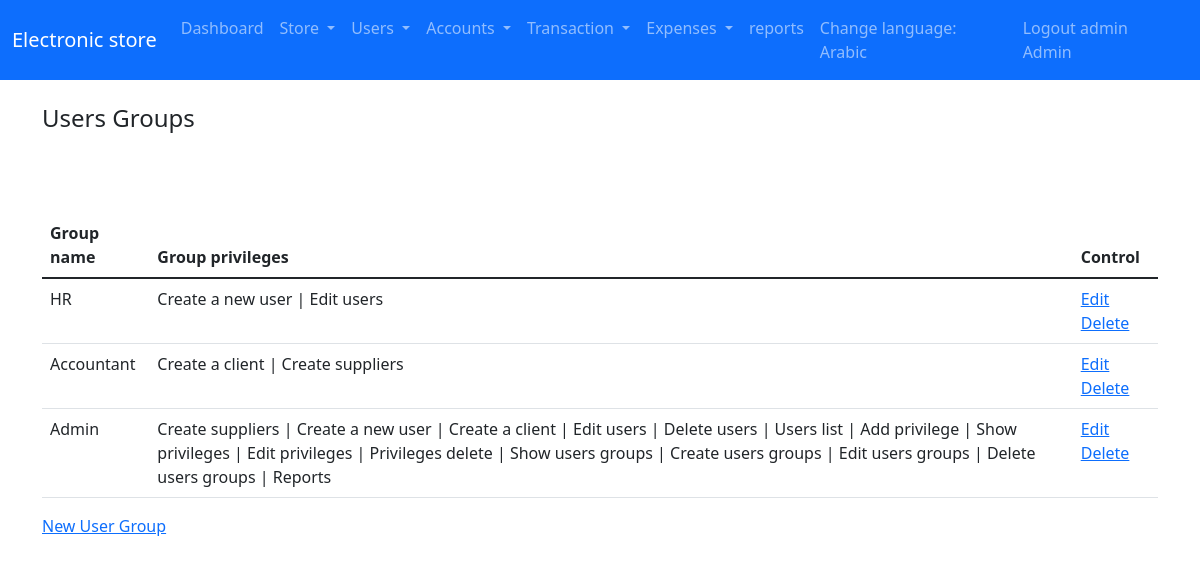
Page /usersgroups (signed in) on the committed database.
### tables this page shows
CREATE TABLE `app_users_groups` (
  `id` tinyint UNSIGNED NOT NULL,
  `group_name` varchar(20) NOT NULL
);

### app/controllers/abstractcontroller.php (called while the page is built, shortened)
<?php
class AbstractController
{
	protected $_controller;
	protected $_action;
    protected $_template;
    protected $_registry;
    protected $_data = [];
	public function setController($controllerName)
	{
		$this->_controller = $controllerName;
	}
	public function setAction($actionName)
	{
		$this->_action = $actionName;
	}
    public function setTemplate($template)
    {
        $this->_template = $template;
    }
    public function setRegistry($registry)
    {
        $this->_registry = $registry;
    }
	protected function _view()
	{
		$view = VIEWS_PATH . $this->_controller . DS . $this->_action . '.view.php';
				$this->_data = array_merge($this->_data , $this->language->getDictionary());
                $this->_template->setRegistry($this->_registry);
                $this->_template->setActionViewFile($view);
                $this->_template->setAppData($this->_data);
                $this->_template->renderApp();
	}
}

### app/controllers/usersgroupscontroller.php (called while the page is built, shortened)
<?php
class UsersGroupsController extends AbstractController
{
    public function defaultAction()
    {
        $this->_data['users_groups'] = UsersGroupsModel::getAll();
        $this->_view();
    }
}

### app/lib/frontcontroller.php (called while the page is built, shortened)
<?php
class FrontController
{
    private $_controller = 'index';
    private $_action = 'default';
    private $_params = array();
    private $_template;
    private $_registry;
	public function __construct(Template $template, Registry $registry , Authentication $auth)
	{
        $this->_template = $template;
        $this->_registry = $registry;
	}
    private function _parseUrl()
    {
        $url = parse_url($_SERVER['REQUEST_URI'], PHP_URL_PATH);
        $url = trim($url, '/');
        $url = explode('/',$url , 3);
        if(isset($url[0]) && $url[0] != '') {
            $this->_controller = $url[0];
        }
    }
    public function dispatch()
    {
	  $actionName = $this->_action . 'Action';
	 $controller = new $controllerClassName;
	 $controller->setController($this->_controller);
	 $controller->setAction($this->_action);
	 $controller->setParams($this->_params);
     $controller->setTemplate($this->_template);
     $controller->setRegistry($this->_registry);
	 $controller->$actionName();
    }
}

### public/index.php (called while the page is built, shortened)
<?php
require_once APP_PATH. DS .'lib/autoload.php';
$session = new LIB\SessionManager();
$session->start();
$template_parts = require_once APP_PATH . DS . 'config' . DS . 'templateconfig.php';
$template = new LIB\Template($template_parts);
$language = new LIB\Language();
$registry = Registry::getInstance();
$registry->session = $session;
$registry->language = $language;
$messenger = Messenger::getInstance($session);
$registry->messenger = $messenger;
$authentication = Authentication::getInstance($session);
$frontController = new FrontController($template,$registry,$authentication);
$frontController->dispatch();

### app/lib/autoload.php (called while the page is built, shortened)
<?php
class AutoLoad
{
	public static function autoload($className)
	{
		$className = str_replace('PHPMVC' , '' , $className);
		$className = str_replace('\\' , '/' , $className);
		$className = strtolower($className);
		$className = $className . '.php';
	}
}

### app/lib/database/databasehandler.php (called while the page is built, shortened)
<?php
abstract class DatabaseHandler
{
    public static function factory()
    {
        $driver = DATABASE_CONN_DRIVER;
        if ($driver == self::DATABASE_DRIVER_POD) {
            return PDODatabaseHandler::getInstance();
        } elseif ($driver == self::DATABASE_DRIVER_MYSQLI) {
            return MySQLiDatabaseHandler::getInstance();
        }
    }
}

### app/lib/database/pdodatabasehandler.php (called while the page is built, shortened)
<?php
class PDODatabaseHandler extends DatabaseHandler
{
    private static $_instance;
    private static $_handler;
    public function __call($name, $arguments)
    {
        return call_user_func_array(array(&self::$_handler, $name), $arguments);
    }
    protected static function init()
    {
        try {
            self::$_handler = new \PDO(
                'mysql:host=' . DATABASE_HOST_NAME . ';dbname=' . DATABASE_DB_NAME,
                DATABASE_USER_NAME, DATABASE_PASSWORD, array(
                    \PDO::ATTR_ERRMODE => \PDO::ERRMODE_WARNING,
                    \PDO::MYSQL_ATTR_INIT_COMMAND => 'SET NAMES utf8'
                )
            );
        } catch (\PDOException $e) {
echo "not connected";
        }
    }
    public static function getInstance()
    {
        if(self::$_instance === null) {
            self::$_instance = new self();
        }
        return self::$_instance;
    }
}

### app/models/abstractmodel.php (called while the page is built, shortened)
<?php
class AbstractModel
{
    public static function getAll()
    {
        $sql = 'SELECT * FROM ' . static::$tableName;
        $stmt = DatabaseHandler::factory()->prepare($sql);
        $stmt->execute();
        if(method_exists(get_called_class(), '__construct')) {
            $results = $stmt->fetchAll(\PDO::FETCH_CLASS | \PDO::FETCH_PROPS_LATE, get_called_class(), array_keys(static::$tableSchema));
        } else {
            $results = $stmt->fetchAll(\PDO::FETCH_CLASS, get_called_class());
        }
        if ((is_array($results) && !empty($results))) {
            return new \ArrayIterator($results);
        };
        return false;
    }
}

### app/models/usersgroupsprivilegesmodel.php (called while the page is built, shortened)
<?php
class UsersGroupsPrivilegesModel extends AbstractModel
{
    public static function getGroupPrivileges($group_id)
    {
       $sql = " select privilege_title from app_users_privileges where id IN (
       select privilege_id from app_users_groups_privileges where group_id = :group_id
       )";
        $stmt = DatabaseHandler::factory()->prepare($sql);
        $stmt->execute(array(':group_id' => $group_id));
        $results = $stmt->fetchAll(\PDO::FETCH_COLUMN, 0);
        $results_string = '';
        for($i = 0 ; $i < count($results) ; $i++) {
           $results_string .= $results[$i].' | ';
        }
        return trim($results_string , "| ");
    }
}

### app/views/usersgroups/default.view.php (the view, shortened to what this page needs)
<div class="container">
        <h4><?= @$text_header?></h4>
        <table class="table border-1">
            <thead>
            <tr>
            <th><?= @$text_table_group?></th>
            <th><?= @$text_table_group_privileges?> </th>
            <th><?= @$text_table_control?></th>
            </tr>
            </thead>
            <tbody>
            <?php
            if(isset($users_groups) && false !== $users_groups) {
                foreach($users_groups as $user_group) {
            ?>
            <tr>
            <td><?= $user_group->group_name?></td>
            <td><?= $groups_privileges_model::getGroupPrivileges($user_group->id)?></td>
                <br>
                <td>
                    <a href="/usersgroups/edit/<?=$user_group->id?>">Edit</a>
                    <a href="/usersgroups/delete/<?=$user_group->id?>" onclick="if(!confirm('Do you want to delete this employee')) return false;"> Delete  </a>
                </td>
            </tr>
            <?php
                }
            } else {
                ?>
                <td colspan="5"> <?= @$text_no_usersgroups_message?></td>
                <?php
            }
            ?>
            </tbody>
        </table>
        <a href="/usersgroups/create"> <?= @$text_new_item ?></a>
</div>

### app/lib/template.php (shortened to what this page needs)
<?php
class Template
{
    private $_templateParts;
    private $_action_view;
	public function __construct(array $parts)
    {
        $this->_templateParts = $parts;
    }
    public function setActionViewFile($path)
    {
       $this->_action_view = $path;
    }
    private function renderTemplateHeaderStart()
    {
        require_once TEMPLATE_PATH . 'templateheadstart.php';
    }
     private function renderTemplateHeaderEnd()
    {
        require_once TEMPLATE_PATH . 'templateheadend.php';
    }
     private function renderTemplateFooter()
    {
        require_once TEMPLATE_PATH . 'templatefooter.php';
    }
    private function renderTemplateBlooks()
    {
        if(!array_key_exists('template' , $this->_templateParts)) {
            trigger_error('Sorry you have to define the template blocks' , E_USER_WARNING);
        } else {
            $parts = $this->_templateParts['template'];
            if(!empty($parts)) {
                foreach ($parts as $partkey => $filePath) {
                    if($partkey== ':view') {
                        require_once $this->_action_view;
                    } else {
                        require_once $filePath;
                    }
                }
            }
        }
    }
    public function renderApp()
    {
        $this->renderTemplateBlooks();
    }
}

### rows in the picture
app_users_groups: group_name "HR", id "Create a new user | Edit users"
app_users_groups: group_name "Accountant", id "Create a client | Create suppliers"
app_users_groups: group_name "Admin", id "Create suppliers | Create a new user | Create a client | Edit users | Delete users | Users list | Add privilege | Show privileges | Edit privileges | Privileges delete | Show users groups | Create users groups | Edit users groups | Delete users groups | Reports"
